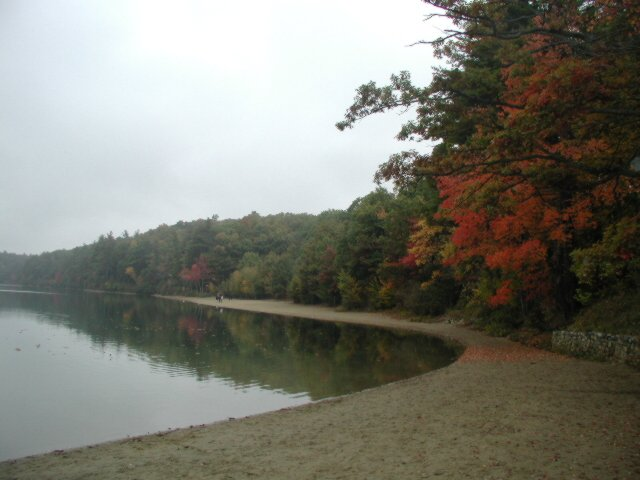
//> input picture old/_kmeans/pratico_k_means/pratico_k_means_solved/images/pond_1.ppm, 640 x 480 px
$ ./simple   (built with g++ and OpenCV 4)
//> lines starting //> are read from the running program, lines starting //| are printed output that depends on the picture
//OpneCV
#include <opencv2/core/core.hpp>
#include <opencv2/highgui/highgui.hpp>
#include <opencv2/imgproc/imgproc.hpp>

//std:
#include <fstream>
#include <iostream>
#include <string>

/////////////////////////////
/// Struttura per rappresentate un cluster
/// Da eventualmente modificare a piacere
///
typedef struct _cluster
{
	int num_pixels=0;    //number of pixel in cluster, inizialmente facoltativo

	float ur = 0;       //center of mass R
	float ug = 0;       //center of mass G
	float ub = 0;       //center of mass B

	//costruttore
	_cluster(int _num_pixels=0,float _ur=0, float _ug=0, float _ub=0):num_pixels(_num_pixels), ur(_ur), ug(_ug), ub(_ub) {}

	// comparison operator
	//
	// in questo caso li confrontiamo in base al numero di elementi
	// un altro criterio possible potrebbe essere la posizione del baricentro dei pixel
	//
	bool operator<(const _cluster & a)
	{
		return num_pixels < a.num_pixels;
	}

}cluster;
/////////////////////////////


int main(int argc, char **argv)
{
	//VOSTRO path in cui si trovano le immagini
	std::string path("/home/scattani/workspace/visione/pratico_20190619/images/");

	//Immagine originale di partenza
	std::string original("pond_1.ppm");

	//Database di immagini globale
	std::vector<std::string> compare = {"beach_1.ppm", "beach_2.ppm", "beach_3.ppm", "beach_4.ppm", "boat_1.ppm", "boat_2.ppm", "boat_3.ppm", "stHelens_1.ppm", "stHelens_2.ppm", "stHelens_3.ppm", "crater_1.ppm", "crater_2.ppm", "crater_3.ppm", "pond_1.ppm", "pond_2.ppm", "pond_3.ppm", "sunset1_1.ppm", "sunset1_2.ppm", "sunset1_3.ppm", "sunset2_1.ppm", "sunset2_2.ppm", "sunset2_3.ppm"};

	//////////////////////
	//Variabili K-MENAS
	int cluster_count = 4;

	cv::namedWindow("App",CV_WINDOW_NORMAL);
	cv::createTrackbar("Cluster Count", "App", &cluster_count, 50, 0);
	/////////////////////


	//ESECUZIONE


	std::cout<<"Simple program."<<std::endl;
	//opening file
	std::cout<<"Opening original image"<<path+original<<std::endl;

	cv::Mat image = cv::imread(path+original);
//> image is the input picture: 480 rows x 640 cols, CV_8UC3; mean B, G, R 115.9, 125.4, 125.4
	if(image.empty())
	{
		std::cout<<"Unable to open "<<path+original<<std::endl;
		return 1;
	}

	while(1)
	{
		//lista cluster dell'immagine originale
		std::vector<cluster> cluster_list_original(cluster_count);
		//immagine dei cluster
		cv::Mat new_image( image.size(), image.type() );

		/////////////////////////////////////////////////////////////////
		/// FASE 1: K MEANS immagine originale
		//
		//
		//
		//OPENCV
		//
		//
		// YOUR CODE HERE
		//
		cv::Mat samples(image.rows * image.cols, 3, CV_32F);
		for( int y = 0; y < image.rows; y++ )
			for( int x = 0; x < image.cols; x++ )
				for( int z = 0; z < 3; z++)
					samples.at<float>(y + x*image.rows, z) = image.at<cv::Vec3b>(y,x)[z];

		cv::Mat labels;
		int attempts = 5;
		cv::Mat centers;
		//
		//
		cv::kmeans(samples, (cluster_count==0)?1:cluster_count, labels, cv::TermCriteria(CV_TERMCRIT_ITER|CV_TERMCRIT_EPS, 10000, 0.0001), attempts, cv::KMEANS_RANDOM_CENTERS, centers );
//> centers = [[241.1, 238.5, 230.7], [72.78, 91.05, 93.13], [158.1, 160.4, 153.2], [26.48, 41.58, 48.9]]
		//
		//
		for( int y = 0; y < image.rows; y++ )
			for( int x = 0; x < image.cols; x++ )
			{
				int cluster_idx = labels.at<int>(y + x*image.rows,0);
				new_image.at<cv::Vec3b>(y,x)[0] = centers.at<float>(cluster_idx, 0);
				new_image.at<cv::Vec3b>(y,x)[1] = centers.at<float>(cluster_idx, 1);
				new_image.at<cv::Vec3b>(y,x)[2] = centers.at<float>(cluster_idx, 2);

				//aggiorniamo il numero di pixel appartenenti al cluster cluster_idx
				//se e' la prima volta che incontro questo cluster, aggiorno anche i centri di massa
				if(cluster_list_original[cluster_idx].num_pixels++ == 0)
				{
					cluster_list_original[cluster_idx].ur = centers.at<float>(cluster_idx, 0);
					cluster_list_original[cluster_idx].ug = centers.at<float>(cluster_idx, 1);
					cluster_list_original[cluster_idx].ub = centers.at<float>(cluster_idx, 2);
				}
			}
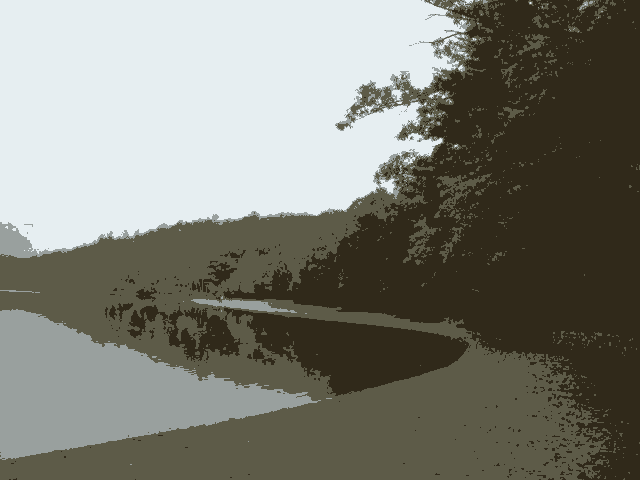
//> new_image: 480 rows x 640 cols, CV_8UC3; mean B, G, R 115.5, 125, 124.8

		///
		/// Ordinamento
		//
		//  Per migliorare le performance di associazione, un semplice espediente e' quello di
		//  ordinare i cluster per numero di pixel.
		//
		//  In questo modo andro' a confrontare cluster che, con maggiore probabilita', sono anche simili di dimensione
		//
		//  Si veda il documento pdf per dettagli

		std::sort(cluster_list_original.begin(), cluster_list_original.end());
		/////////////////////////////////////////////////////////////////


		///////////////////////////////////////////////////////////////
		/// FASE 2: confronto con immagini database
		//
		//
		float best_error=std::numeric_limits<float>::max();
		std::string best_name("undefined");
		cv::Mat best_image_cluster( image.size(), image.type() );

		//scorro le immagini di database
		for (const auto & s: compare)
		{
			//evito di confrontare con l'immagine originale
			if(s==original)
				continue;

			//apro l'immagine di database
			cv::Mat image_compare = cv::imread(path+s);
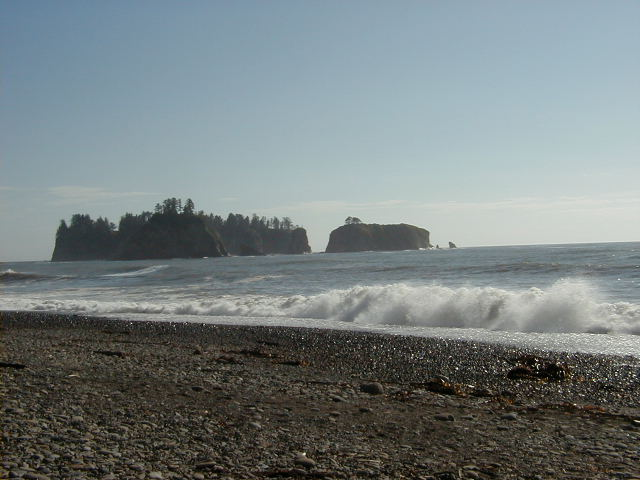
//> input picture old/_kmeans/pratico_k_means/pratico_k_means_solved/images/beach_1.ppm, 640 x 480 px
//> image_compare is the input picture: 480 rows x 640 cols, CV_8UC3; mean B, G, R 128.4, 127.7, 118.5
			if(image_compare.empty())
			{
				std::cout<<"Unable to open "<<path+s<<std::endl;
				return 1;
			}

			std::cout<<"compare with "<<s<<std::endl;

			//lista cluster dell'immagine di database
			std::vector<cluster> cluster_list_compare(cluster_count);
			//immagine dei cluster
			cv::Mat new_image_compare( image.size(), image.type() );

			///////////////////////////////////////////
			///
			/// YOUR CODE HERE
			///
			/// 1) kmeans per immagine di database s
			/// 2) confronto tra i cluster originali e quelli di s, calcolo error

			//OPENCV
			cv::Mat samples_compare(image_compare.rows * image_compare.cols, 3, CV_32F);
			for( int y = 0; y < image_compare.rows; y++ )
				for( int x = 0; x < image_compare.cols; x++ )
					for( int z = 0; z < 3; z++)
						samples_compare.at<float>(y + x*image_compare.rows, z) = image_compare.at<cv::Vec3b>(y,x)[z];

			cv::Mat labels_compare;
			int attempts = 5;
			cv::Mat centers_compare;
			//
			//
			cv::kmeans(samples_compare, (cluster_count==0)?1:cluster_count, labels_compare, cv::TermCriteria(CV_TERMCRIT_ITER|CV_TERMCRIT_EPS, 10000, 0.0001), attempts, cv::KMEANS_RANDOM_CENTERS, centers_compare );
//> centers_compare = [[160.2, 151.9, 134.4], [37.13, 45.01, 48.32], [192.4, 189.4, 173.8], [88.19, 92.78, 91.63]]
			//
			//

			for( int y = 0; y < image.rows; y++ )
				for( int x = 0; x < image.cols; x++ )
				{
					int cluster_idx = labels_compare.at<int>(y + x*image.rows,0);
					new_image_compare.at<cv::Vec3b>(y,x)[0] = centers_compare.at<float>(cluster_idx, 0);
					new_image_compare.at<cv::Vec3b>(y,x)[1] = centers_compare.at<float>(cluster_idx, 1);
					new_image_compare.at<cv::Vec3b>(y,x)[2] = centers_compare.at<float>(cluster_idx, 2);

					//aggiorniamo il numero di pixel appartenenti al cluster cluster_idx
					//se e' la prima volta che incontro questo cluster, aggiorno anche i centri di massa
					if(cluster_list_compare[cluster_idx].num_pixels++ == 0)
					{
						cluster_list_compare[cluster_idx].ur = centers_compare.at<float>(cluster_idx, 0);
						cluster_list_compare[cluster_idx].ug = centers_compare.at<float>(cluster_idx, 1);
						cluster_list_compare[cluster_idx].ub = centers_compare.at<float>(cluster_idx, 2);
					}
				}
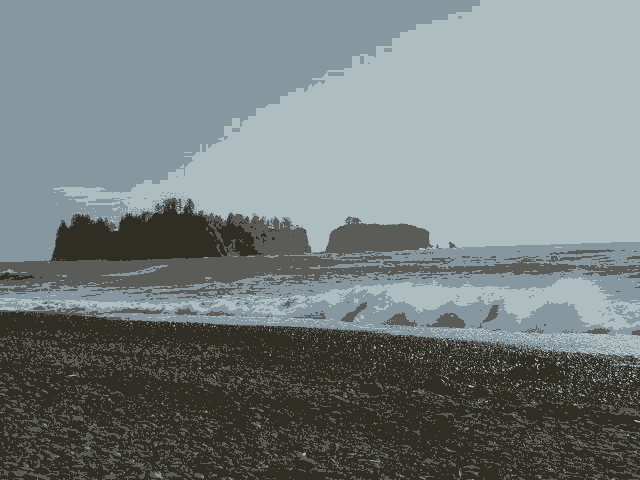
//> new_image_compare: 480 rows x 640 cols, CV_8UC3; mean B, G, R 128.2, 127.3, 118

			///
			/// Ordinamento
			//
			//  Per migliorare le performance di associazione, un semplice espediente e' quello di
			//  ordinare i cluster per numero di pixel.
			//
			//  In questo modo andro' a confrontare cluster che, con maggiore probabilita', sono anche simili di dimensione
			//
			//  Si veda il documento pdf per dettagli
			std::sort(cluster_list_compare.begin(), cluster_list_compare.end());


			///
			/// Confronto tra cluster
			//
			//  Per semplicta' facciamo un confronto 1-1 nell'ordine in cui si trovano nei rispettivi vettori di cluster
			//
			//  Come spiegato nel documento pdf, questa non e' la soluzione ottimale in generale, ma andrebbe fatto un confronto
			//  tutti-a-tutti tenendo la soluzione migliore per ogni immagine. Sarebbe stato troppo lungo per un esame di due ore.
			//
			float error=0;
			for(int i=0;i<cluster_count;++i)
			{
				error+=fabs(cluster_list_compare[i].ur - cluster_list_original[i].ur);
				error+=fabs(cluster_list_compare[i].ug - cluster_list_original[i].ug);
				error+=fabs(cluster_list_compare[i].ub - cluster_list_original[i].ub);
			}
//> (the run ends here: the program exits with an error code, at `return 1;`)
